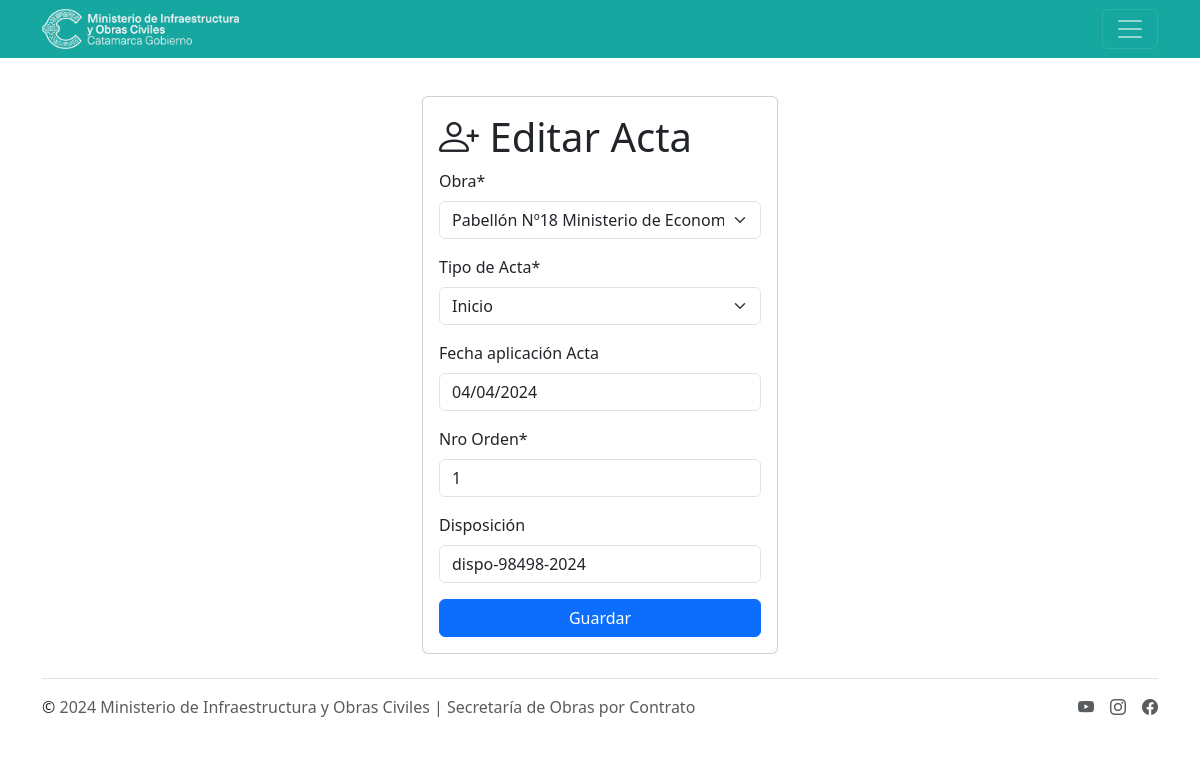
/soc/obras/certificados/acta/10/editar/ (signed in), run on the app's committed database.
### mioc/models.py (models this page shows, shortened)
class ActasObras(models.Model):
    id = models.BigAutoField(
        auto_created=True, primary_key=True, serialize=False, verbose_name='ID')
    obra = models.ForeignKey(
        Obras, on_delete=models.CASCADE, verbose_name='Obra')
    tipo = models.ForeignKey(
        ActaTipo, on_delete=models.CASCADE, verbose_name='Tipo de Acta')
    fecha = models.DateField(
        verbose_name='Fecha aplicación Acta', blank=True, null=True)
    orden = models.PositiveIntegerField(verbose_name='Nro Orden', default=1)
    dispo = models.CharField(
        max_length=200, verbose_name='Disposición', blank=True, null=True)
    codActa = models.CharField(
        max_length=200, verbose_name='Cod. Acta', editable=False, unique=True, null=True)
    class Meta:
        verbose_name = 'Acta obra'
        verbose_name_plural = 'Actas obras'
        ordering = ['obra']

### mioc/views.py (the view, shortened to what this page needs)
# urls.py: path('obras/certificados/acta/<int:pk>/editar/',login_required(views.editar_acta), name='editar_acta'),
def editar_acta(request, pk):
    acta = get_object_or_404(ActasObras, pk=pk)
    if request.method == 'GET':
        form = ActasObrasFormEdit(instance=acta)
        return render(request, 'actas_obras_editar.html', {
            'form': form
        })

### mioc/forms.py
class ActasObrasFormEdit(ModelForm):
    class Meta:
        model = ActasObras
        fields = ['obra','tipo','fecha','orden','dispo']

### mioc/models.py (called while the page is built)
    def __str__(self):
        return self.institucion.name

    def __str__(self):
        return self.name

### mioc/templates/actas_obras_editar.html (shortened to what this page needs)
{% extends 'layouts/base.html' %}
{% block content %}
{% load crispy_forms_tags %}
<main class="container">
    <div class="row">
        <div class="col-md-4 offset-md-4 mt-5">
            <form method="POST" class="card card-body">
                <h1><i class="bi bi-person-plus"></i> Editar Acta</h1>
                {{form|crispy }}
                <button class="btn btn-primary">
                    Guardar
                </button>
            </form>
        </div>
    </div>
</main>
{% endblock %}

### data on the page
ActasObras: obra "Pabellón Nº18 Ministerio de Economía", tipo "Inicio", fecha "04/04/2024", orden "1", dispo "dispo-98498-2024"
